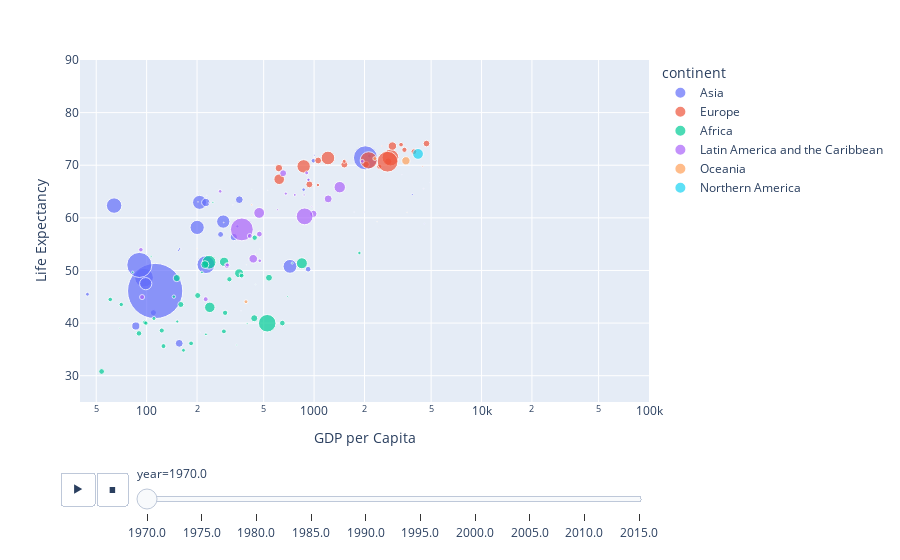

Source (notebook cell):
### Code cell
#bubble charts: 
fig8=px.scatter(gapminder,x='gdp', y='life_expectancy',color='continent',
           size='population',size_max=60,hover_name='country_name',animation_frame='year',
           animation_group='country_name',log_x=True, range_x=[40,100000],range_y=[25,90],
           labels=dict(population='Population',gdp='GDP per Capita', life_expectancy='Life Expectancy'))
fig8.show()

### Figure 1 — Plotly figure (JSON) as saved in the notebook; plotly's stock layout.template omitted (floating-point values rounded to 4 significant figures)
{"data": [{"hovertemplate": "<b>%{hovertext}</b><br><br>continent=Asia<br>year=1970.0<br>GDP per Capita=%{x}<br>Life Expectancy=%{y}<br>Population=%{marker.size}<extra></extra>", "hovertext": ["Afghanistan", "Bahrain", "Bangladesh", "Bhutan", "Brunei Darussalam", "Cambodia", "China, Hong Kong SAR", "Cyprus", "India", "Indonesia", "Iraq", "Israel", "Japan", "Jordan", "Kuwait", "Lao People's Democratic Republic", "Lebanon", "Malaysia", "Maldives", "Mongolia", "Myanmar", "Nepal", "Oman", "Pakistan", "Philippines", "Qatar", "Republic of Korea", "Saudi Arabia", "Singapore", "Sri Lanka", "State of Palestine", "Syrian Arab Republic", "Thailand", "Turkey", "United Arab Emirates", "Viet Nam"], "ids": ["Afghanistan", "Bahrain", "Bangladesh", "Bhutan", "Brunei Darussalam", "Cambodia", "China, Hong Kong SAR", "Cyprus", "India", "Indonesia", "Iraq", "Israel", "Japan", "Jordan", "Kuwait", "Lao People's Democratic Republic", "Lebanon", "Malaysia", "Maldives", "Mongolia", "Myanmar", "Nepal", "Oman", "Pakistan", "Philippines", "Qatar", "Republic of Korea", "Saudi Arabia", "Singapore", "Sri Lanka", "State of Palestine", "Syrian Arab Republic", "Thailand", "Turkey", "United Arab Emirates", "Viet Nam"], "legendgroup": "Asia", "marker": {"color": "#636efa", "size": [11174, 213, 64232, 297, 130, 6997, 3849, 614, 555190, 114793, 9918, 2814, 104929, 1721, 744, 2688, 2297, 10804, 116, 1279, 27269, 12075, 724, 58142, 35804, 110, 32196, 5836, 2072, 12486, 1127, 6351, 36885, 34876, 235, 43405], "sizemode": "area", "sizeref": 363.9, "symbol": "circle"}, "mode": "markers", "name": "Asia", "orientation": "v", "showlegend": true, "type": "scatter", "x": [156.5, 1985.0, 96.46, 207.8, 1736.0, 109.7, 990.5, 1004.0, 112.4, 90.49, 331.6, 2143.0, 2026.0, 348.2, 3859.0, 44.3, 866.0, 357.7, 366.4, 155.0, 98.74, 86.19, 370.8, 226.0, 207.0, 4921.0, 286.8, 921.3, 926.3, 225.5, 157.4, 276.5, 200.3, 717.7, 4551.0, 63.94], "xaxis": "x", "y": [36.15, 61.09, 48.63, 38.2, 61.09, 41.97, 70.85, 71.91, 46.1, 51.05, 56.35, 71.77, 71.41, 58.38, 64.45, 45.48, 65.36, 63.45, 42.35, 53.87, 47.49, 39.44, 48.55, 51.11, 62.94, 66.64, 59.29, 50.24, 67.24, 62.92, 54.09, 56.85, 58.18, 50.78, 58.86, 62.33], "yaxis": "y"}, {"hovertemplate": "<b>%{hovertext}</b><br><br>continent=Europe<br>year=1970.0<br>GDP per Capita=%{x}<br>Life Expectancy=%{y}<br>Population=%{marker.size}<extra></extra>", "hovertext": ["Albania", "Andorra", "Austria", "Belgium", "Bulgaria", "Denmark", "Finland", "France", "Germany", "Greece", "Hungary", "Iceland", "Ireland", "Italy", "Liechtenstein", "Luxembourg", "Malta", "Monaco", "Netherlands", "Norway", "Poland", "Portugal", "Romania", "San Marino", "Spain", "Sweden", "Switzerland"], "ids": ["Albania", "Andorra", "Austria", "Belgium", "Bulgaria", "Denmark", "Finland", "France", "Germany", "Greece", "Hungary", "Iceland", "Ireland", "Italy", "Liechtenstein", "Luxembourg", "Malta", "Monaco", "Netherlands", "Norway", "Poland", "Portugal", "Romania", "San Marino", "Spain", "Sweden", "Switzerland"], "legendgroup": "Europe", "marker": {"color": "#EF553B", "size": [2151, 24, 7516, 9632, 8508, 4931, 4612, 50764, 78578, 8664, 10366, 204, 2908, 53519, 21, 340, 321, 23, 13002, 3876, 32639, 8651, 20549, 19, 33884, 8055, 6151], "sizemode": "area", "sizeref": 363.9, "symbol": "circle"}, "mode": "markers", "name": "Europe", "orientation": "v", "showlegend": true, "type": "scatter", "x": [1053.0, 4098.0, 2045.0, 2773.0, 1058.0, 3463.0, 2450.0, 2857.0, 2747.0, 1516.0, 616.3, 2538.0, 1513.0, 2119.0, 5202.0, 4443.0, 809.0, 12100.0, 2935.0, 3306.0, 866.3, 937.2, 618.9, 4173.0, 1210.0, 4690.0, 3947.0], "xaxis": "x", "y": [66.24, null, 70.14, 70.71, 70.9, 72.93, 69.72, 71.45, 70.67, 70.13, 69.45, 73.65, 70.75, 70.94, null, 69.78, 70.78, null, 73.64, 73.91, 69.79, 66.36, 67.34, null, 71.38, 74.12, 72.58], "yaxis": "y"}, {"hovertemplate": "<b>%{hovertext}</b><br><br>continent=Africa<br>year=1970.0<br>GDP per Capita=%{x}<br>Life Expectancy=%{y}<br>Population=%{marker.size}<extra></extra>", "hovertext": ["Algeria", "Angola", "Benin", "Botswana", "Burkina Faso", "Burundi", "Cabo Verde", "Cameroon", "Central African Republic", "Chad", "Comoros", "Congo", "Côte d'Ivoire", "Democratic Republic of the Congo", "Djibouti", "Egypt", "Equatorial Guinea", "Gabon", "Gambia", "Ghana", "Guinea", "Guinea-Bissau", "Kenya", "Lesotho", "Liberia", "Libya", "Madagascar", "Malawi", "Mali", "Mauritania", "Mauritius", "Morocco", "Mozambique", "Namibia", "Niger", "Nigeria", "Rwanda", "Sao Tome and Principe", "Senegal", "Seychelles", "Sierra Leone", "Somalia", "South Africa", "Togo", "Tunisia", "Uganda", "Zambia", "Zimbabwe"], "ids": ["Algeria", "Angola", "Benin", "Botswana", "Burkina Faso", "Burundi", "Cabo Verde", "Cameroon", "Central African Republic", "Chad", "Comoros", "Congo", "Côte d'Ivoire", "Democratic Republic of the Congo", "Djibouti", "Egypt", "Equatorial Guinea", "Gabon", "Gambia", "Ghana", "Guinea", "Guinea-Bissau", "Kenya", "Lesotho", "Liberia", "Libya", "Madagascar", "Malawi", "Mali", "Mauritania", "Mauritius", "Morocco", "Mozambique", "Namibia", "Niger", "Nigeria", "Rwanda", "Sao Tome and Principe", "Senegal", "Seychelles", "Sierra Leone", "Somalia", "South Africa", "Togo", "Tunisia", "Uganda", "Zambia", "Zimbabwe"], "legendgroup": "Africa", "marker": {"color": "#00cc96", "size": [14465, 5890, 2912, 628, 5625, 3479, 269, 6520, 1811, 3644, 230, 1327, 5102, 20011, 160, 34514, 304, 589, 464, 8735, 4155, 705, 11301, 1029, 1401, 2134, 6576, 4704, 5949, 1147, 826, 16005, 9023, 817, 4511, 55982, 3757, 75, 4258, 52, 2745, 3445, 22070, 2116, 5064, 9406, 4179, 5289], "sizemode": "area", "sizeref": 363.9, "symbol": "circle"}, "mode": "markers", "name": "Africa", "orientation": "v", "showlegend": true, "type": "scatter", "x": [356.4, 646.3, 110.6, 106.4, 90.0, 70.55, 271.5, 201.8, 152.4, 97.51, 162.9, 213.8, 294.2, 238.4, 447.0, 235.9, 68.99, 695.5, 344.8, 537.8, 184.2, 398.4, 222.8, 82.55, 226.0, 1865.0, 160.0, 123.1, 53.85, 363.2, 248.7, 290.2, 439.1, 740.2, 126.1, 524.9, 60.63, 474.6, 289.3, 425.3, 165.9, 99.0, 845.3, 145.4, 312.0, 151.4, 369.5, 441.7], "xaxis": "x", "y": [49.47, 40, 40.87, 52.65, 38.04, 43.53, 52.04, 45.24, 40.3, 40.14, 44.48, 49.64, 41.95, 42.99, 47.35, 51.57, 39.03, 45.02, 35.83, 48.62, 36.14, 39.88, 51.12, 49.66, 37.87, 53.32, 43.53, 38.59, 30.8, 49.35, 62.95, 51.64, 40.92, 51.4, 35.62, 39.97, 44.49, 54.04, 38.42, 65.39, 34.83, 39.99, 51.37, 45.02, 48.33, 48.55, 49.02, 56.23], "yaxis": "y"}, {"hovertemplate": "<b>%{hovertext}</b><br><br>continent=Latin America and the Caribbean<br>year=1970.0<br>GDP per Capita=%{x}<br>Life Expectancy=%{y}<br>Population=%{marker.size}<extra></extra>", "hovertext": ["Anguilla", "Antigua and Barbuda", "Argentina", "Aruba", "Bahamas", "Barbados", "Belize", "Bolivia (Plurinational State of)", "Brazil", "British Virgin Islands", "Cayman Islands", "Chile", "Colombia", "Costa Rica", "Cuba", "Dominica", "Dominican Republic", "Ecuador", "El Salvador", "Grenada", "Guatemala", "Guyana", "Haiti", "Honduras", "Jamaica", "Mexico", "Montserrat", "Nicaragua", "Panama", "Paraguay", "Peru", "Puerto Rico", "Saint Kitts and Nevis", "Saint Lucia", "Saint Vincent and the Grenadines", "Suriname", "Trinidad and Tobago", "Turks and Caicos Islands", "Uruguay", "Venezuela (Bolivarian Republic of)"], "ids": ["Anguilla", "Antigua and Barbuda", "Argentina", "Aruba", "Bahamas", "Barbados", "Belize", "Bolivia (Plurinational State of)", "Brazil", "British Virgin Islands", "Cayman Islands", "Chile", "Colombia", "Costa Rica", "Cuba", "Dominica", "Dominican Republic", "Ecuador", "El Salvador", "Grenada", "Guatemala", "Guyana", "Haiti", "Honduras", "Jamaica", "Mexico", "Montserrat", "Nicaragua", "Panama", "Paraguay", "Peru", "Puerto Rico", "Saint Kitts and Nevis", "Saint Lucia", "Saint Vincent and the Grenadines", "Suriname", "Trinidad and Tobago", "Turks and Caicos Islands", "Uruguay", "Venezuela (Bolivarian Republic of)"], "legendgroup": "Latin America and the Caribbean", "marker": {"color": "#ab63fa", "size": [7, 64, 23881, 59, 169, 239, 122, 4484, 95113, 10, 9, 9783, 21480, 1847, 8713, 71, 4500, 6069, 3673, 94, 5622, 705, 4676, 2717, 1876, 51494, 12, 2407, 1519, 2475, 13460, 2632, 45, 104, 91, 368, 945, 6, 2810, 11396], "sizemode": "area", "sizeref": 363.9, "symbol": "circle"}, "mode": "markers", "name": "Latin America and the Caribbean", "orientation": "v", "showlegend": true, "type": "scatter", "x": [576.3, 527.7, 1423.0, 3346.0, 4505.0, 912.5, 228.5, 225.3, 370.2, 1182.0, 3398.0, 989.5, 470.0, 678.0, 653.4, 324.2, 413.2, 471.4, 92.42, 202.3, 301.9, 605.8, 93.93, 303.4, 925.3, 878.3, 675.5, 473.8, 767.0, 274.9, 433.1, 1940.0, 553.6, 327.4, 234.1, 968.6, 871.8, 1674.0, 903.1, 1214.0], "xaxis": "x", "y": [null, 65.24, 65.83, 68.22, 65.53, 68.05, 64.26, 44.54, 57.8, null, null, 60.76, 60.94, 64.61, 68.48, null, 56.56, 56.91, 53.94, 64.93, 50.93, 61.55, 44.94, 51.05, 67.22, 60.28, null, 51.84, 64.36, 65.04, 52.22, 70.75, null, 62.44, 62.83, 62.12, 64.35, null, 68.55, 63.6], "yaxis": "y"}, {"hovertemplate": "<b>%{hovertext}</b><br><br>continent=Oceania<br>year=1970.0<br>GDP per Capita=%{x}<br>Life Expectancy=%{y}<br>Population=%{marker.size}<extra></extra>", "hovertext": ["Australia", "Cook Islands", "Fiji", "French Polynesia", "Kiribati", "Marshall Islands", "Nauru", "New Caledonia", "New Zealand", "Palau", "Papua New Guinea", "Samoa", "Solomon Islands", "Tonga", "Tuvalu", "Vanuatu"], "ids": ["Australia", "Cook Islands", "Fiji", "French Polynesia", "Kiribati", "Marshall Islands", "Nauru", "New Caledonia", "New Zealand", "Palau", "Papua New Guinea", "Samoa", "Solomon Islands", "Tonga", "Tuvalu", "Vanuatu"], "legendgroup": "Oceania", "marker": {"color": "#FFA15A", "size": [12793, 21, 521, 110, 51, 20, 7, 105, 2818, 12, 2783, 143, 160, 84, 6, 85], "sizemode": "area", "sizeref": 363.9, "symbol": "circle"}, "mode": "markers", "name": "Oceania", "orientation": "v", "showlegend": true, "type": "scatter", "x": [3534.0, 523.6, 424.2, 2379.0, 394.8, 416.1, 2343.0, 3592.0, 2305.0, 789.9, 392.0, 288.7, 199.9, 202.7, 450.8, 445.2], "xaxis": "x", "y": [70.84, null, 62.48, 59.28, 51.08, null, null, 61.04, 71.27, null, 44.06, 59.11, 54.14, 63.03, null, 53.12], "yaxis": "y"}, {"hovertemplate": "<b>%{hovertext}</b><br><br>continent=Northern America<br>year=1970.0<br>GDP per Capita=%{x}<br>Life Expectancy=%{y}<br>Population=%{marker.size}<extra></extra>", "hovertext": ["Bermuda", "Canada", "Greenland"], "ids": ["Bermuda", "Canada", "Greenland"], "legendgroup": "Northern America", "marker": {"color": "#19d3f3", "size": [53, 21374, 46], "sizemode": "area", "sizeref": 363.9, "symbol": "circle"}, "mode": "markers", "name": "Northern America", "orientation": "v", "showlegend": true, "type": "scatter", "x": [5052.0, 4175.0, 1649.0], "xaxis": "x", "y": [null, 72.15, null], "yaxis": "y"}], "layout": {"legend": {"itemsizing": "constant", "title": {"text": "continent"}, "tracegroupgap": 0}, "margin": {"t": 60}, "sliders": [{"active": 0, "currentvalue": {"prefix": "year="}, "len": 0.9, "pad": {"b": 10, "t": 60}, "steps": [{"args": [["1970.0"], {"frame": {"duration": 0, "redraw": false}, "fromcurrent": true, "mode": "immediate", "transition": {"duration": 0, "easing": "linear"}}], "label": "1970.0", "method": "animate"}, {"args": [["1975.0"], {"frame": {"duration": 0, "redraw": false}, "fromcurrent": true, "mode": "immediate", "transition": {"duration": 0, "easing": "linear"}}], "label": "1975.0", "method": "animate"}, {"args": [["1980.0"], {"frame": {"duration": 0, "redraw": false}, "fromcurrent": true, "mode": "immediate", "transition": {"duration": 0, "easing": "linear"}}], "label": "1980.0", "method": "animate"}, {"args": [["1985.0"], {"frame": {"duration": 0, "redraw": false}, "fromcurrent": true, "mode": "immediate", "transition": {"duration": 0, "easing": "linear"}}], "label": "1985.0", "method": "animate"}, {"args": [["1990.0"], {"frame": {"duration": 0, "redraw": false}, "fromcurrent": true, "mode": "immediate", "transition": {"duration": 0, "easing": "linear"}}], "label": "1990.0", "method": "animate"}, {"args": [["1995.0"], {"frame": {"duration": 0, "redraw": false}, "fromcurrent": true, "mode": "immediate", "transition": {"duration": 0, "easing": "linear"}}], "label": "1995.0", "method": "animate"}, {"args": [["2000.0"], {"frame": {"duration": 0, "redraw": false}, "fromcurrent": true, "mode": "immediate", "transition": {"duration": 0, "easing": "linear"}}], "label": "2000.0", "method": "animate"}, {"args": [["2005.0"], {"frame": {"duration": 0, "redraw": false}, "fromcurrent": true, "mode": "immediate", "transition": {"duration": 0, "easing": "linear"}}], "label": "2005.0", "method": "animate"}, {"args": [["2010.0"], {"frame": {"duration": 0, "redraw": false}, "fromcurrent": true, "mode": "immediate", "transition": {"duration": 0, "easing": "linear"}}], "label": "2010.0", "method": "animate"}, {"args": [["2015.0"], {"frame": {"duration": 0, "redraw": false}, "fromcurrent": true, "mode": "immediate", "transition": {"duration": 0, "easing": "linear"}}], "label": "2015.0", "method": "animate"}], "x": 0.1, "xanchor": "left", "y": 0, "yanchor": "top"}], "updatemenus": [{"buttons": [{"args": [null, {"frame": {"duration": 500, "redraw": false}, "fromcurrent": true, "mode": "immediate", "transition": {"duration": 500, "easing": "linear"}}], "label": "&#9654;", "method": "animate"}, {"args": [[null], {"frame": {"duration": 0, "redraw": false}, "fromcurrent": true, "mode": "immediate", "transition": {"duration": 0, "easing": "linear"}}], "label": "&#9724;", "method": "animate"}], "direction": "left", "pad": {"r": 10, "t": 70}, "showactive": false, "type": "buttons", "x": 0.1, "xanchor": "right", "y": 0, "yanchor": "top"}], "xaxis": {"anchor": "y", "domain": [0, 1], "range": [1.602, 5], "title": {"text": "GDP per Capita"}, "type": "log"}, "yaxis": {"anchor": "x", "domain": [0, 1], "range": [25, 90], "title": {"text": "Life Expectancy"}}}}
